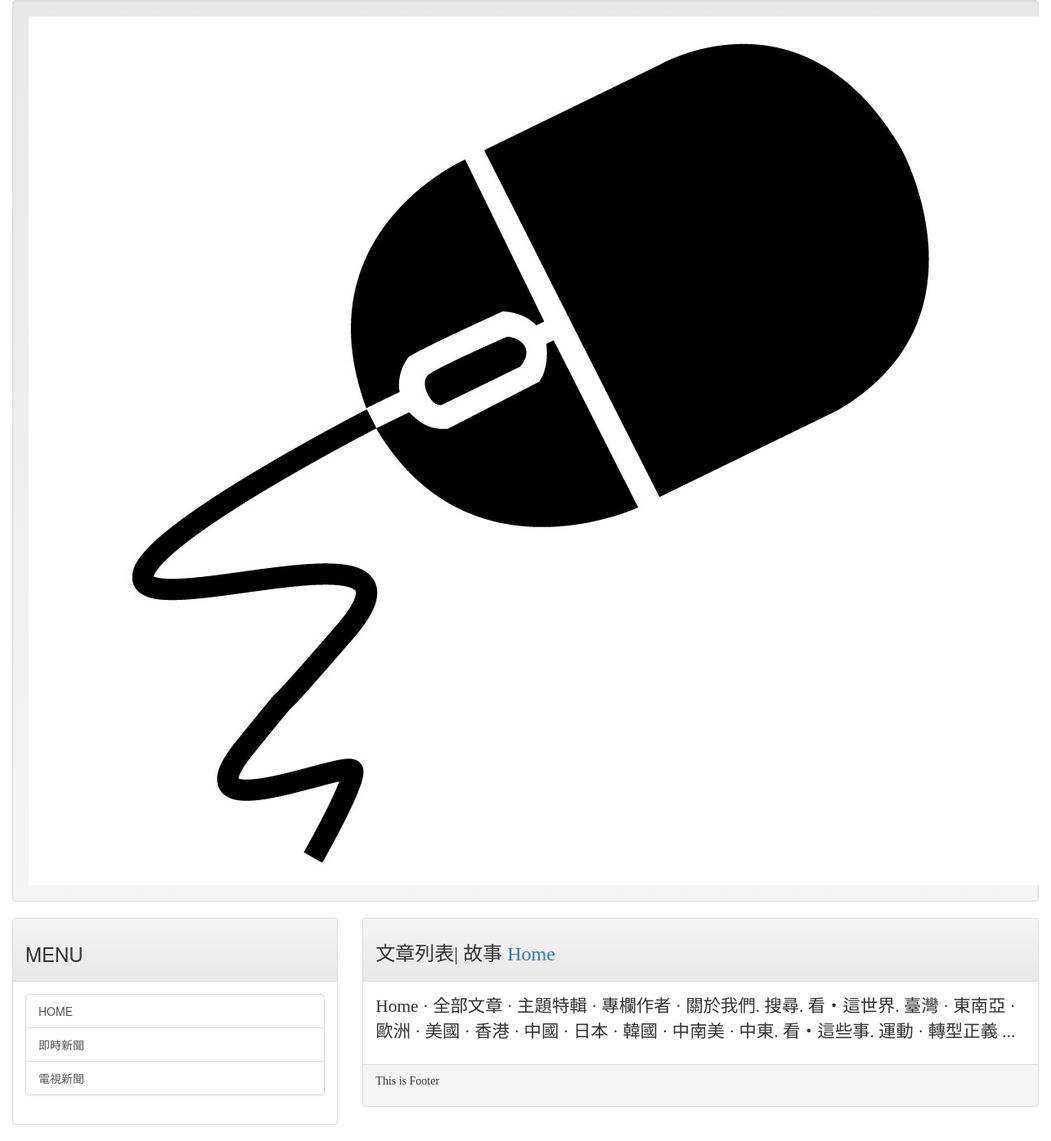
Page /post/story on the committed database.
### mainsite/models.py (models this page shows, shortened)
class Post(models.Model):
    title = models.CharField(max_length=200)
    slug = models.CharField(max_length=200)
    body = models.TextField()
    pub_date = models.DateTimeField(default=timezone.now)
    class Meta:
        ordering = ('-pub_date',)

### mainsite/views.py (the view)
# urls.py: url(r'^post/(\w+)$',showpost),
def showpost(request, slug):
    template = get_template('post.html')
    try:
        post = Post.objects.get(slug = slug)
        if post != None:
            html = template.render(locals())
            return HttpResponse(html)
    except:
        return redirect('/')

### templates/post.html (shortened to what this page needs)
{% extends 'base.html' %}
{% block headmessage %}
    <h3 style='font-family:標楷體;'>{{ post.title }}</a>
	<a style='font-family:微軟正黑體;' href='/'> Home</a>
{% endblock %}
{% block content %}
    <p style='font-family:微軟正黑體;font-size:16pt;font-weight=bold;'>
	    {{post.body}}
	</p>
{% endblock %}

### rows in the picture
Post: title "文章列表| 故事", body "Home · 全部文章 · 主題特輯 · 專欄作者 · 關於我們. 搜尋. 看・這世界. 臺灣 · 東南亞 · 歐洲 · 美國 · 香港 · 中國 · 日本 · 韓國 · 中南美 · 中東. 看・這些事. 運動 · 轉型正義 ..."
